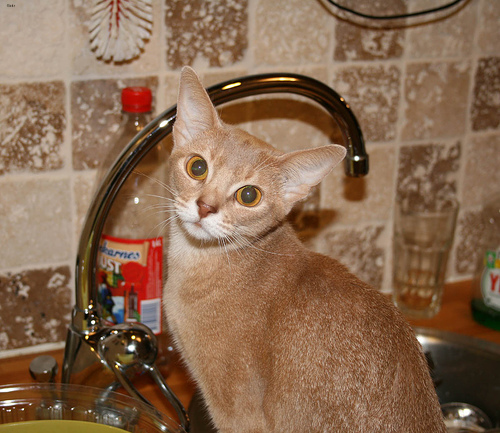
#> input picture Final projects/images/Abyssinian_142.jpg, 500 x 433 px; its folder holds only this picture in this run
$ jupyter execute --allow-errors 'Image Processing with Python—Working with Entropy.ipynb'
#> lines starting #> are read from the running program, lines starting #| are printed output that depends on the picture; after the words box and inside, x2 and y2 are one past the last pixel; in counts of white or black regions, pixels touching at a corner belong together
# Basic Imports

[cell 1]
import matplotlib.pyplot as plt
import numpy as np
import skimage.segmentation as seg
import skimage.filters as filters
import skimage.draw as draw
import skimage.color as color
from skimage import data
from skimage.util import img_as_ubyte
from skimage.filters.rank import entropy
from skimage.morphology import disk
from skimage import io
from skimage.io import imread_collection

# Importing an image from an external source

[cell 2]
# image = io.imread('./images/Abyssinian_1.jpg')
# plt.imshow(image);
pictures = io.ImageCollection('./images/Abyssinian_1.jpg:./images/Abyssinian_2.jpg')
seq = imread_collection('./images/*', conserve_memory=True)
#> seq = 1 item
# print(plt.imshow(seq[0]))
# for i in range(1,10):
#     print(plt.imshow(seq[i]))
# бинарная маска для сегментации

[cell 3]
new_none=[]
#> (the rest of this cell did not finish here and is left out)

# Texture Detection(Entropy)

[cell 4]
for i in range(len(new_none)):
    image=new_none[i]
    fig, (ax0,ax1) = plt.subplots(ncols=2, figsize=(10, 4))

    img0 = ax0.imshow(image, cmap=plt.cm.gray)
    ax0.set_title("Image")
    ax0.axis("off")
    fig.colorbar(img0, ax=ax0)

    img1 = ax1.imshow(entropy(image, disk(5)), cmap='gray')
    ax1.set_title("Entropy")
    ax1.axis("off")
    fig.colorbar(img1, ax=ax1)

    fig.tight_layout()
    plt.show()
#> this loop made 1 pass
#> pass 1, `plt.show()`:
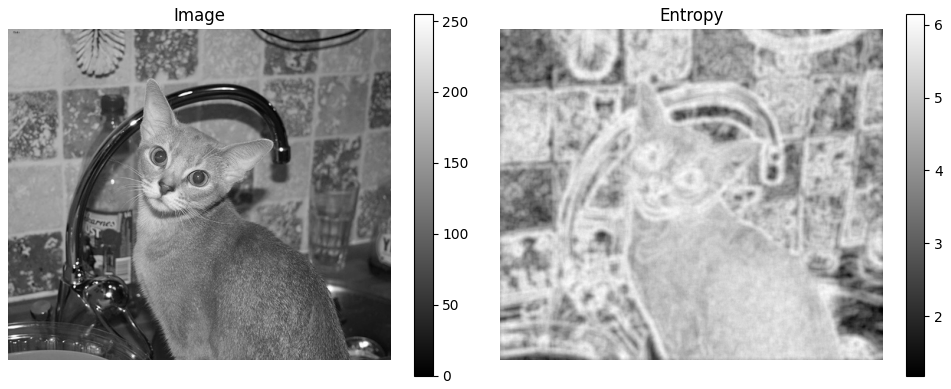
#> figure drawn by matplotlib, 4 panels

# A simple function to plot the images

[cell 5]
def image_show(image, nrows=1, ncols=1, cmap='gray'):
    fig, ax = plt.subplots(nrows=nrows, ncols=ncols, figsize=(12, 4))
    ax.imshow(image, cmap='gray')
    ax.axis('off')
    return fig, ax

# [9 lines of commented-out code are left out]

# Local Thresholding

[cell 6]
from skimage.filters import threshold_local

for i in range(len(new_none)):
    image = new_none[i]

    block_size = 35
    local_thresh = threshold_local(image, block_size, offset=10)
    binary_local = image > local_thresh

    fig, ax = plt.subplots(2, 2, figsize=(10, 10))

    ax[0, 0].imshow(image, cmap=plt.cm.gray)
    ax[0, 0].set_title('Original')

    ax[0, 1].hist(image.ravel(), bins=256)
    ax[0, 1].set_title('Histogram')

    ax[1, 0].imshow(binary_local, cmap=plt.cm.gray)
    ax[1, 0].set_title('Threshold_local')

    ax[1, 1].hist(local_thresh.ravel(), bins=256, color='r')
#     ax[1, 1].axvline(local_thresh, color='r')

    for a in ax[:, 0]:
        a.axis('off')
#> this loop made 1 pass
#> block_size on pass 1: 35
#> pass 1, `local_thresh = threshold_local(image, block_size, offset=10)`:
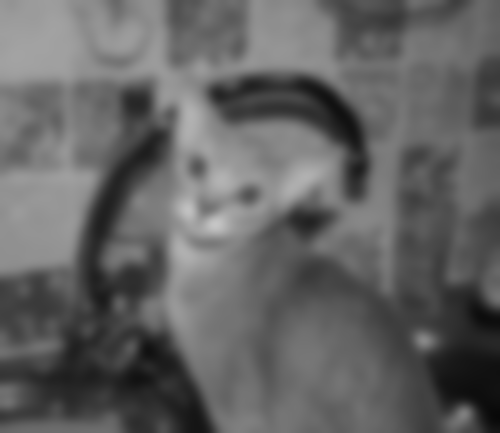
#> local_thresh: shape (433, 500) float64; min 8.55, max 197.7, mean 99.5
#> pass 1, `binary_local = image > local_thresh`:
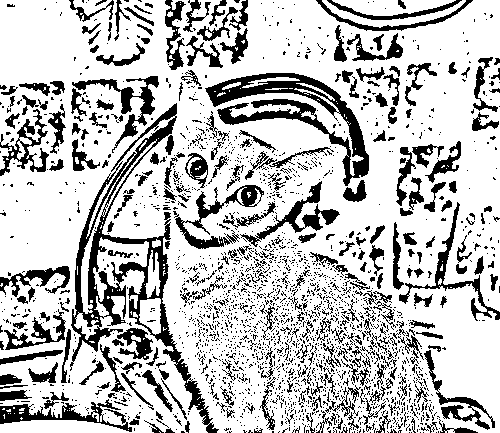
#> binary_local: shape (433, 500) bool; 75.3% white; 2322 black regions (2032 under 20 px), largest, box (x1, y1, x2, y2) and area: (70, 103, 219, 433) 6947, (205, 73, 369, 186) 4767, (173, 185, 264, 249) 1361
plt.show()
#> figure, not shown here; panel 2: tallest bar 2017 high, from x = 119.5 to 120.5

# Otsu Thresholding

[cell 7]
from skimage.filters import threshold_otsu
for i in range(len(new_none)):
        image = new_none[i]

        thresh = threshold_otsu(image)
        binary = image > thresh

        fig, ax = plt.subplots(2, 2, figsize=(10, 10))

        ax[0, 0].imshow(image, cmap=plt.cm.gray)
        ax[0, 0].set_title('Original')

        ax[0, 1].hist(image.ravel(), bins=256)
        ax[0, 1].set_title('Histogram')

        ax[1, 0].imshow(binary, cmap=plt.cm.gray)
        ax[1, 0].set_title('Otsu Thresholding')

        ax[1, 1].hist(image.ravel(), bins=256)
        ax[1, 1].axvline(thresh, color='r')

        for a in ax[:, 0]:
            a.axis('off')
        plt.show()
#> this loop made 1 pass
#> thresh on pass 1: 104
#> pass 1, `binary = image > thresh`:
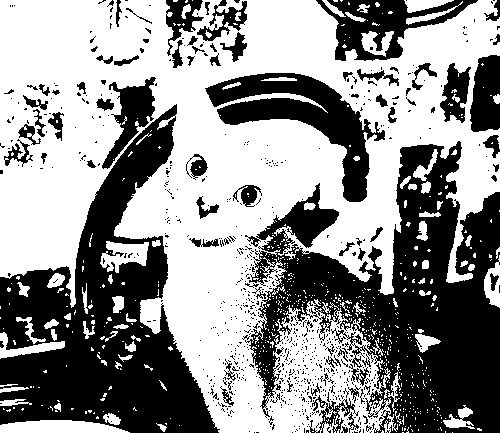
#> binary: shape (433, 500) bool; 56.6% white; 773 black regions (692 under 20 px), largest, box (x1, y1, x2, y2) and area: (245, 141, 500, 433) 36301, (0, 104, 220, 433) 31209, (205, 73, 385, 202) 7655
#> pass 1, `plt.show()`:
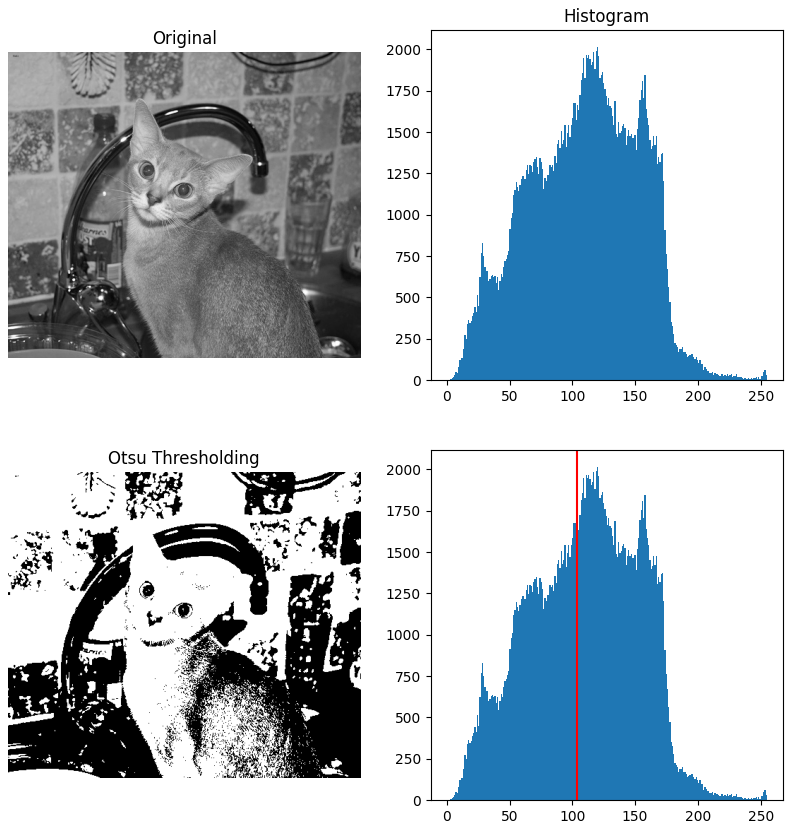
#> figure drawn by matplotlib, 4 panels; panel 2: tallest bar 2017 high, from x = 119.5 to 120.5; panel 4: tallest bar 2017 high, from x = 119.5 to 120.5

# Minimum Thresholding

[cell 8]
from skimage.filters import threshold_minimum
for i in range(len(new_none)):
        image = new_none[i]

        thresh_min = threshold_minimum(image)
        binary_min = image > thresh_min

        fig, ax = plt.subplots(2, 2, figsize=(10, 10))

        ax[0, 0].imshow(image, cmap=plt.cm.gray)
        ax[0, 0].set_title('Original')

        ax[0, 1].hist(image.ravel(), bins=256)
        ax[0, 1].set_title('Histogram')

        ax[1, 0].imshow(binary_min, cmap=plt.cm.gray)
        ax[1, 0].set_title('Thresholded (min)')

        ax[1, 1].hist(image.ravel(), bins=256)
        ax[1, 1].axvline(thresh_min, color='r')

        for a in ax[:, 0]:
            a.axis('off')
        plt.show()
#> this loop made 1 pass
#> thresh_min on pass 1: 144
#> pass 1, `binary_min = image > thresh_min`:
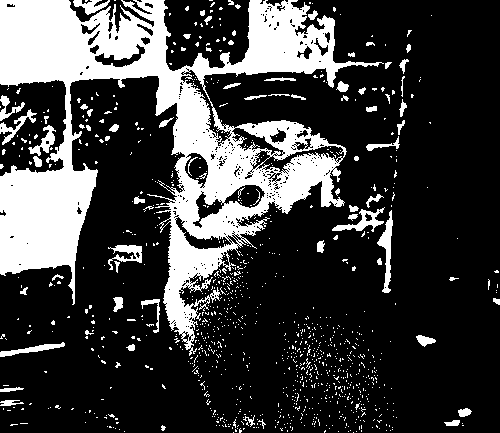
#> binary_min: shape (433, 500) bool; 24.4% white; 1045 white regions (976 under 20 px), largest, box (x1, y1, x2, y2) and area: (0, 0, 384, 356) 44261, (377, 210, 393, 293) 510, (332, 207, 385, 232) 425
#> pass 1, `plt.show()`:
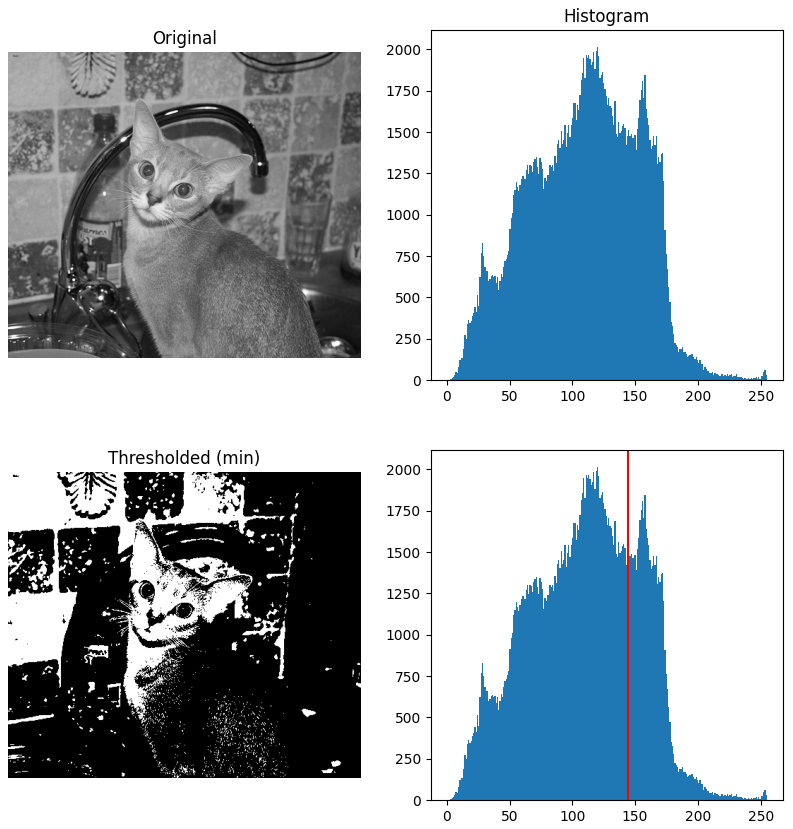
#> figure drawn by matplotlib, 4 panels; panel 2: tallest bar 2017 high, from x = 119.5 to 120.5; panel 4: tallest bar 2017 high, from x = 119.5 to 120.5

# Li Thresholding

[cell 9]
from skimage.filters import threshold_li

for i in range(len(new_none)):
    image = new_none[i]

    block_size = 35
    li_thresh = threshold_li(image)
    binary_li = image > li_thresh

    fig, ax = plt.subplots(2, 2, figsize=(10, 10))

    ax[0, 0].imshow(image, cmap=plt.cm.gray)
    ax[0, 0].set_title('Original')

    ax[0, 1].hist(image.ravel(), bins=256)
    ax[0, 1].set_title('Histogram')

    ax[1, 0].imshow(binary_li, cmap=plt.cm.gray)
    ax[1, 0].set_title('Threshold_li')

    ax[1, 1].hist(image.ravel(), bins=256)
    ax[1, 1].axvline(li_thresh, color='r')

    for a in ax[:, 0]:
        a.axis('off')
#> this loop made 1 pass
#> (block_size, li_thresh) on pass 1: (35, 94.39)
#> pass 1, `binary_li = image > li_thresh`:
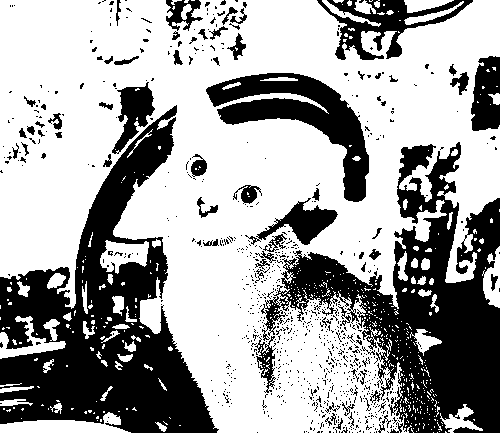
#> binary_li: shape (433, 500) bool; 63.8% white; 849 black regions (781 under 20 px), largest, box (x1, y1, x2, y2) and area: (0, 105, 219, 433) 29720, (261, 142, 500, 433) 26579, (206, 73, 369, 202) 7191
plt.show()
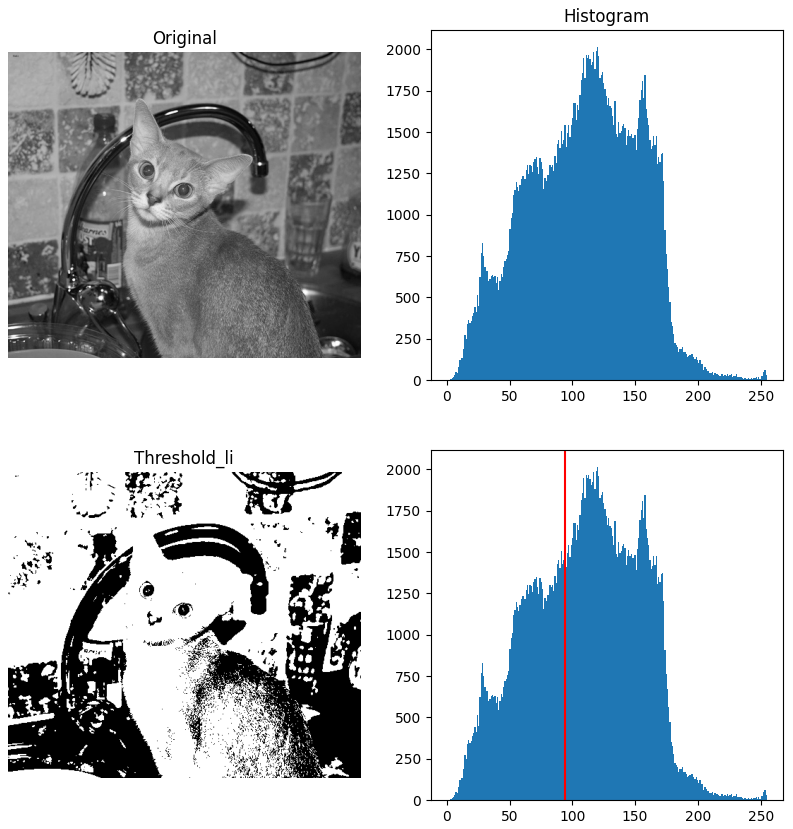
#> figure drawn by matplotlib, 4 panels; panel 2: tallest bar 2017 high, from x = 119.5 to 120.5; panel 4: tallest bar 2017 high, from x = 119.5 to 120.5

$ run again, on Final projects/images/Birman_49.jpg
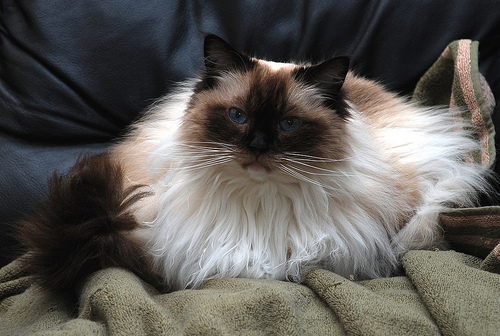
#> input picture Final projects/images/Birman_49.jpg, 500 x 336 px
#> seq = 1 item
#> the loop `for i in range(len(new_none)):` made 1 pass
#> the loop `for i in range(len(new_none)):` made 1 pass
#> block_size on pass 1: 35
#> pass 1, `binary_local = image > local_thresh`:
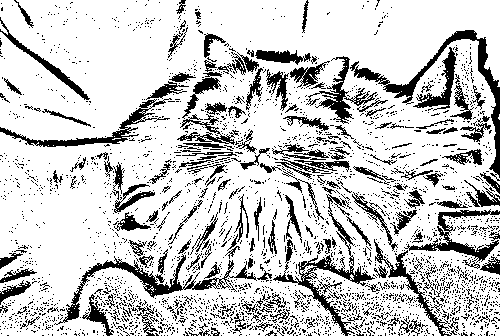
#> binary_local: shape (336, 500) bool; 79.3% white; 2831 black regions (2633 under 20 px), largest, box (x1, y1, x2, y2) and area: (350, 30, 500, 181) 2140, (273, 194, 375, 336) 1797, (54, 254, 257, 325) 1777
#> the loop `for i in range(len(new_none)):` made 1 pass
#> thresh on pass 1: 98
#> the loop `for i in range(len(new_none)):` made 1 pass
#> thresh_min on pass 1: 85
#> the loop `for i in range(len(new_none)):` made 1 pass
#> (block_size, li_thresh) on pass 1: (35, 77.56)
#> pass 1, `binary_li = image > li_thresh`:
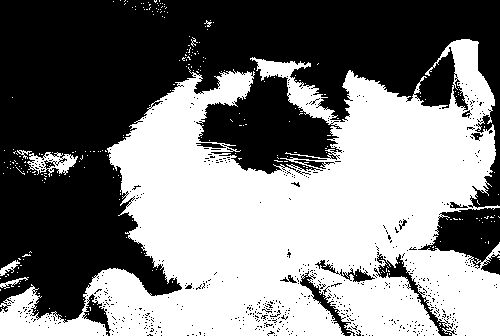
#> binary_li: shape (336, 500) bool; 49.1% white; 270 white regions (263 under 20 px), largest, box (x1, y1, x2, y2) and area: (0, 39, 500, 336) 81040, (27, 152, 78, 177) 590, (0, 260, 20, 276) 123

$ run again, on Final projects/images/Birman_8.jpg
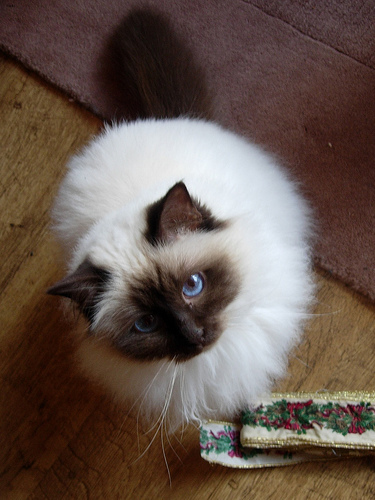
#> input picture Final projects/images/Birman_8.jpg, 375 x 500 px
#> seq = 1 item
#> the loop `for i in range(len(new_none)):` made 1 pass
#> the loop `for i in range(len(new_none)):` made 1 pass
#> block_size on pass 1: 35
#> the loop `for i in range(len(new_none)):` made 1 pass
#> thresh on pass 1: 125
#> the loop `for i in range(len(new_none)):` made 1 pass
#> thresh_min on pass 1: 145
#> the loop `for i in range(len(new_none)):` made 1 pass
#> (block_size, li_thresh) on pass 1: (35, 101.8)
#> `plt.show()`:
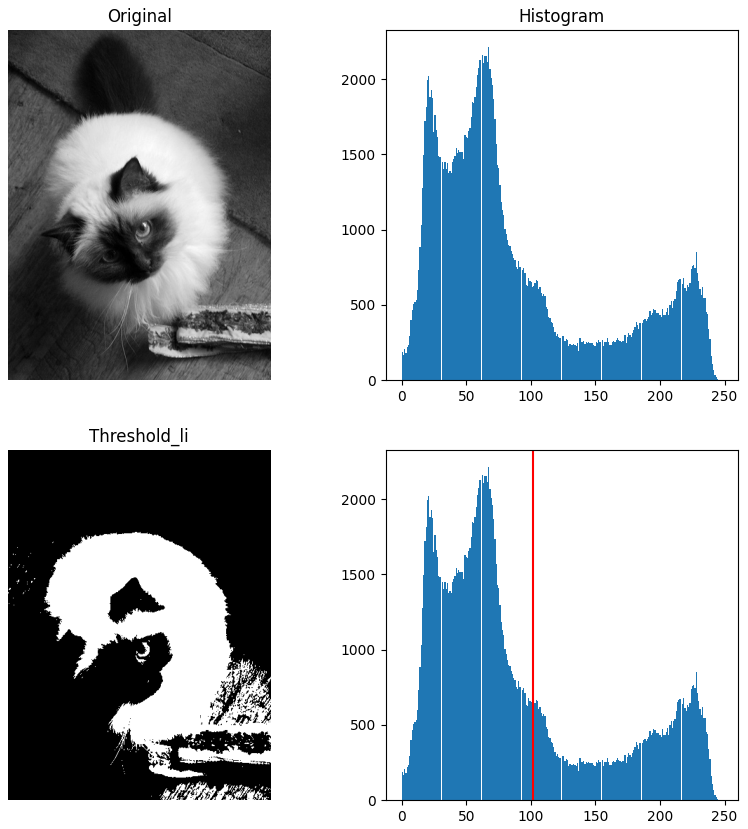
#> figure drawn by matplotlib, 4 panels; panel 2: tallest bar 2215 high, from x = 66.84 to 67.81; panel 4: tallest bar 2215 high, from x = 66.84 to 67.81
